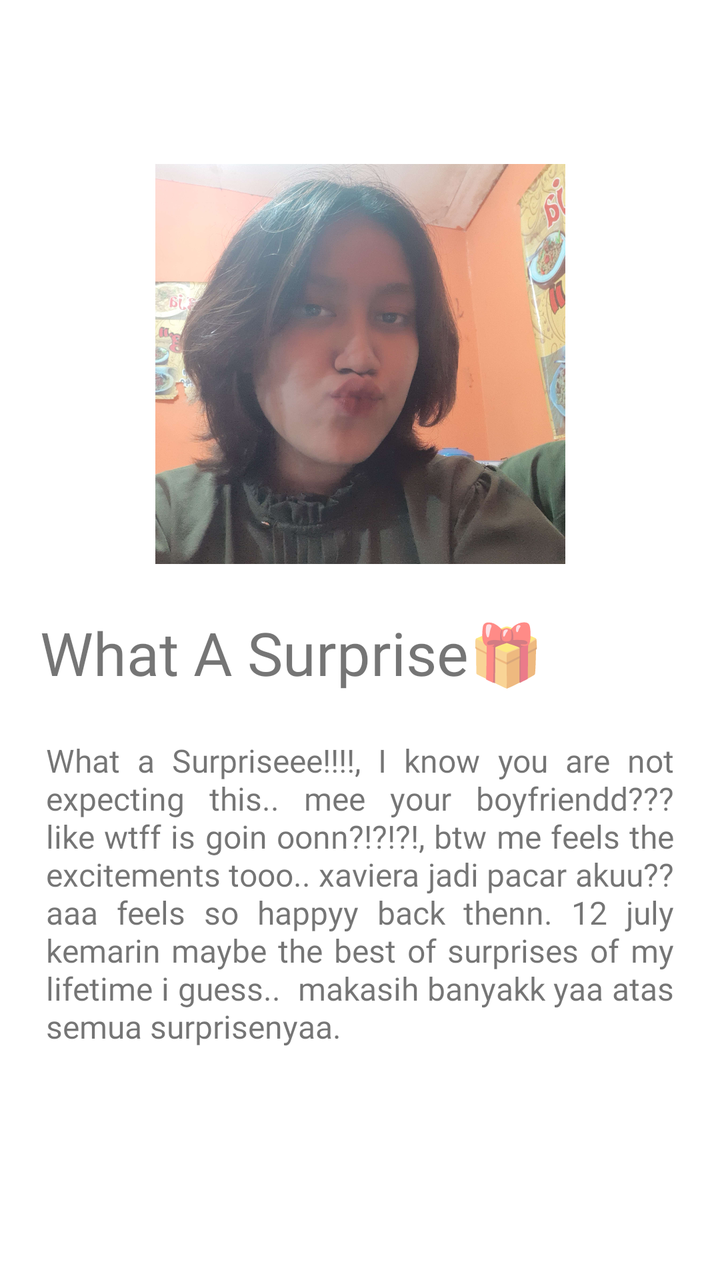
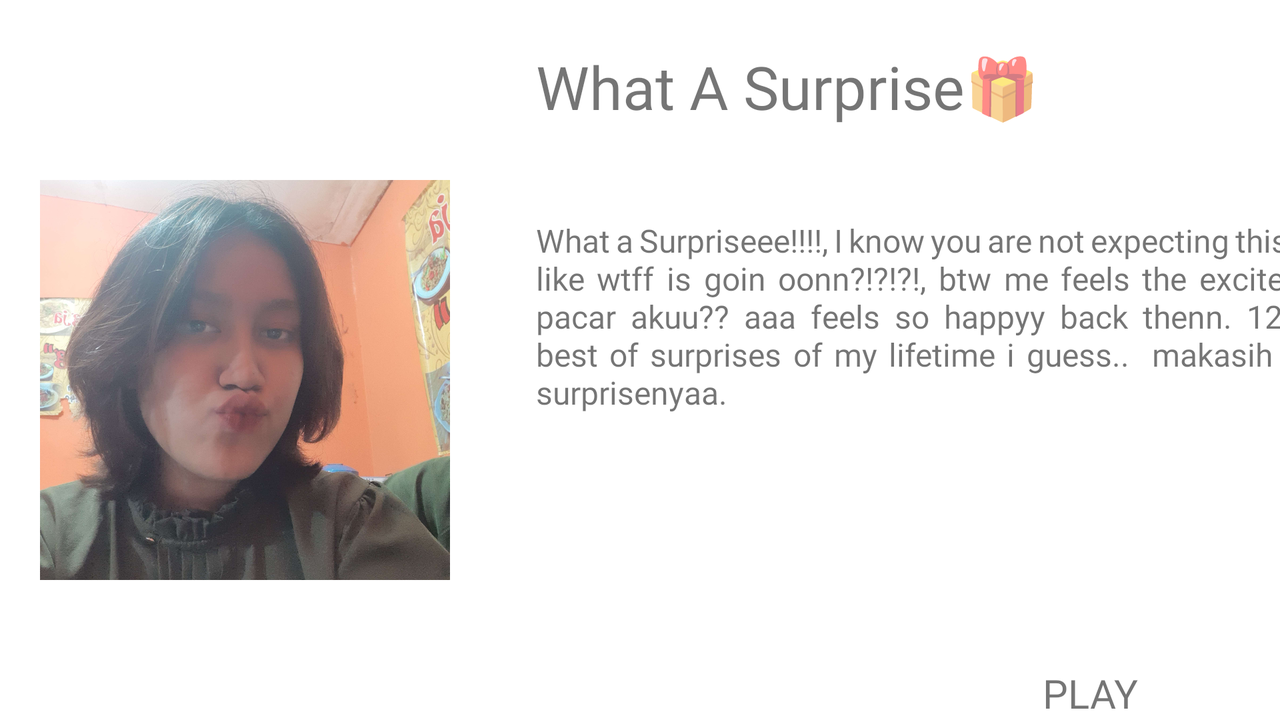

Compare how this app lays out the same screen by default and in its alternative resource folder. The renders come first, then the two layout files and the values they reference.
<!-- AndroidManifest.xml: application theme Theme.BirdDay -->
<!-- res/layout/activity_what_asurprise.xml -->
<?xml version="1.0" encoding="utf-8"?>
<androidx.constraintlayout.widget.ConstraintLayout xmlns:android="http://schemas.android.com/apk/res/android"
    xmlns:app="http://schemas.android.com/apk/res-auto"
    xmlns:tools="http://schemas.android.com/tools"
    android:layout_width="match_parent"
    android:layout_height="match_parent"
    tools:context=".whatASurprise">

    <ImageView
        android:id="@+id/imageView3"
        android:layout_width="205dp"
        android:layout_height="200dp"
        android:layout_marginTop="16dp"
        android:scaleType="centerCrop"
        app:layout_constraintEnd_toEndOf="parent"
        app:layout_constraintStart_toStartOf="parent"
        app:layout_constraintTop_toBottomOf="@+id/imageView4"
        app:srcCompat="@drawable/ayang1" />

    <ImageView
        android:id="@+id/imageView4"
        android:layout_width="50dp"
        android:layout_height="50dp"
        android:layout_marginStart="16dp"
        android:layout_marginTop="16dp"
        android:onClick="backToMain"
        app:layout_constraintStart_toStartOf="parent"
        app:layout_constraintTop_toTopOf="parent"
        app:srcCompat="@drawable/back" />

    <TextView
        android:id="@+id/textView"
        android:layout_width="wrap_content"
        android:layout_height="wrap_content"
        android:layout_marginStart="16dp"
        android:layout_marginTop="24dp"
        android:fontFamily="@font/raleway_extrabold"
        android:text="What A Surprise🎁"
        android:textSize="30sp"
        app:layout_constraintEnd_toEndOf="parent"
        app:layout_constraintHorizontal_bias="0.045"
        app:layout_constraintStart_toStartOf="parent"
        app:layout_constraintTop_toBottomOf="@+id/imageView3" />

    <LinearLayout
        android:id="@+id/linearLayout"
        android:layout_width="match_parent"
        android:layout_height="602dp"
        android:orientation="vertical"
        app:layout_constraintTop_toBottomOf="@id/textView">

        <TextView
            android:layout_width="match_parent"
            android:layout_height="wrap_content"
            android:fontFamily="@font/raleway_extrabold"
            android:justificationMode="inter_word"
            android:padding="23dp"
            android:text="What a Surpriseee!!!!, I know you are not expecting this.. mee your boyfriendd??? like wtff is goin oonn?!?!?!, btw me feels the excitements tooo.. xaviera jadi pacar akuu?? aaa feels so happyy back thenn. 12 july kemarin maybe the best of surprises of my lifetime i guess..  makasih banyakk yaa atas semua surprisenyaa. "
            android:textSize="16sp">

        </TextView>

        <ScrollView
            android:layout_width="match_parent"
            android:layout_height="match_parent"
            android:scrollbars="none"
            app:layout_constraintEnd_toEndOf="parent"
            app:layout_constraintStart_toStartOf="parent"
            app:layout_constraintTop_toBottomOf="@id/linearLayout">

            <LinearLayout
                android:layout_width="match_parent"
                android:layout_height="wrap_content"
                android:orientation="vertical">

                <ImageView
                    android:id="@+id/imageView2"
                    android:layout_width="match_parent"
                    android:layout_height="80dp"
                    android:onClick="playASong"
                    app:layout_constraintBottom_toBottomOf="parent"
                    app:layout_constraintEnd_toEndOf="parent"
                    app:layout_constraintStart_toStartOf="parent"
                    app:layout_constraintTop_toBottomOf="@+id/linearLayout"
                    app:srcCompat="@drawable/play" />

                <TextView
                    android:layout_width="match_parent"
                    android:layout_height="wrap_content"
                    android:fontFamily="@font/raleway_extrabold"
                    android:gravity="center"
                    android:padding="23dp"
                    android:text="PLAY"
                    android:textSize="20sp">

                </TextView>

                <TextView
                    android:layout_width="match_parent"
                    android:layout_height="wrap_content"
                    android:fontFamily="@font/raleway_extrabold"
                    android:justificationMode="inter_word"
                    android:paddingHorizontal="23dp"
                    android:paddingBottom="23dp"
                    android:text="beneran dehh inituh beneran yang surprisee bangett?? yaa aku akuinn aku emang ngejer kamuu yangg but aku tuh engga berpikir kalo kamu mau nerima akuu.. just idk when i confess back then aku tuh 'aduhh pasti ini canggung banget gabakal dia nerima aku' but at the end it was a happy endingg surprises.. i lovee uu soo muchh sayaangg\n\nmakasih banyakk udah hadir dalam hidup akuu, untuk sayangnyaa, cintanyaa, waktunyaa, perjuangan kamuu, semuanyaaaa dehh !!."
                    android:textSize="16sp">

                </TextView>

            </LinearLayout>

        </ScrollView>

    </LinearLayout>



</androidx.constraintlayout.widget.ConstraintLayout>
<!-- resources referenced by this layout -->
<resources>
  <!-- drawable ayang1: jpg bitmap (drawable, 405879 bytes) -->
  <style name="Theme.BirdDay" parent="Base.Theme.BirdDay" />
  <style name="Base.Theme.BirdDay" parent="Theme.MaterialComponents.DayNight.NoActionBar">
          <item name="android:statusBarColor">#FF191414</item>
          
          
      </style>
</resources>
<!-- res/layout-land/activity_what_asurprise.xml (the repository's variant of the layout above) -->
<!-- drawn on the phone turned sideways -->
<?xml version="1.0" encoding="utf-8"?>
<androidx.constraintlayout.widget.ConstraintLayout xmlns:android="http://schemas.android.com/apk/res/android"
    xmlns:app="http://schemas.android.com/apk/res-auto"
    xmlns:tools="http://schemas.android.com/tools"
    android:layout_width="match_parent"
    android:layout_height="match_parent"
    tools:context=".whatASurprise">

    <LinearLayout
        android:layout_width="wrap_content"
        android:layout_height="match_parent"
        android:orientation="horizontal"
        app:layout_constraintBottom_toBottomOf="parent"
        app:layout_constraintStart_toStartOf="parent"
        app:layout_constraintTop_toTopOf="parent">


        <LinearLayout
            android:layout_width="match_parent"
            android:layout_height="match_parent"
            android:orientation="vertical">

            <ImageView
                android:id="@+id/imageView4"
                android:layout_width="50dp"
                android:layout_height="50dp"
                android:layout_marginStart="20dp"
                android:layout_marginTop="20dp"
                android:onClick="backToMain"
                app:layout_constraintStart_toStartOf="parent"
                app:layout_constraintTop_toTopOf="parent"
                app:srcCompat="@drawable/back" />

            <ImageView
                android:id="@+id/imageView3"
                android:layout_width="205dp"
                android:layout_height="200dp"
                android:layout_margin="20dp"
                android:scaleType="centerCrop"
                app:layout_constraintEnd_toEndOf="parent"
                app:layout_constraintStart_toStartOf="parent"
                app:layout_constraintTop_toBottomOf="@+id/imageView4"
                app:srcCompat="@drawable/ayang1" />

        </LinearLayout>

        <LinearLayout
            android:layout_width="600dp"
            android:layout_height="wrap_content"
            android:orientation="vertical">

            <TextView
                android:id="@+id/textView"
                android:layout_width="wrap_content"
                android:layout_height="wrap_content"
                android:padding="23dp"
                android:fontFamily="@font/raleway_extrabold"
                android:text="What A Surprise🎁"
                android:textSize="30sp"
                app:layout_constraintEnd_toEndOf="parent"
                app:layout_constraintHorizontal_bias="0.045"
                app:layout_constraintStart_toStartOf="parent"
                app:layout_constraintTop_toBottomOf="@+id/imageView3" />


            <ScrollView
                android:layout_width="match_parent"
                android:layout_height="match_parent"
                android:scrollbars="none"
                app:layout_constraintEnd_toEndOf="parent"
                app:layout_constraintStart_toStartOf="parent"
                app:layout_constraintTop_toBottomOf="@id/linearLayout">

                <LinearLayout
                    android:layout_width="match_parent"
                    android:layout_height="match_parent"
                    android:orientation="vertical">

                    <TextView
                        android:layout_width="match_parent"
                        android:layout_height="wrap_content"
                        android:fontFamily="@font/raleway_extrabold"
                        android:justificationMode="inter_word"
                        android:padding="23dp"
                        android:text="What a Surpriseee!!!!, I know you are not expecting this.. mee your boyfriendd??? like wtff is goin oonn?!?!?!, btw me feels the excitements tooo.. xaviera jadi pacar akuu?? aaa feels so happyy back thenn. 12 july kemarin maybe the best of surprises of my lifetime i guess..  makasih banyakk yaa atas semua surprisenyaa. "
                        android:textSize="16sp">

                    </TextView>

                    <ImageView
                        android:id="@+id/imageView2"
                        android:layout_width="match_parent"
                        android:layout_height="80dp"
                        android:onClick="playASong"
                        app:layout_constraintBottom_toBottomOf="parent"
                        app:layout_constraintEnd_toEndOf="parent"
                        app:layout_constraintStart_toStartOf="parent"
                        app:layout_constraintTop_toBottomOf="@+id/linearLayout"
                        app:srcCompat="@drawable/play" />

                    <TextView
                        android:layout_width="match_parent"
                        android:layout_height="wrap_content"
                        android:fontFamily="@font/raleway_extrabold"
                        android:gravity="center"
                        android:padding="23dp"
                        android:text="PLAY"
                        android:textSize="20sp">

                    </TextView>

                    <TextView
                        android:layout_width="match_parent"
                        android:layout_height="wrap_content"
                        android:fontFamily="@font/raleway_extrabold"
                        android:justificationMode="inter_word"
                        android:padding="23dp"
                        android:text="beneran dehh inituh beneran yang surprisee bangett?? yaa aku akuinn aku emang ngejer kamuu yangg but aku tuh engga berpikir kalo kamu mau nerima akuu.. just idk when i confess back then aku tuh 'aduhh pasti ini canggung banget gabakal dia nerima aku' but at the end it was a happy endingg surprises.. i lovee uu soo muchh sayaangg\n\nmakasih banyakk udah hadir dalam hidup akuu, untuk sayangnyaa, cintanyaa, waktunyaa, perjuangan kamuu, semuanyaaaa dehh !!. i love youu moree sayaangg"
                        android:textSize="16sp">

                    </TextView>

                </LinearLayout>

            </ScrollView>

        </LinearLayout>

    </LinearLayout>

</androidx.constraintlayout.widget.ConstraintLayout>
